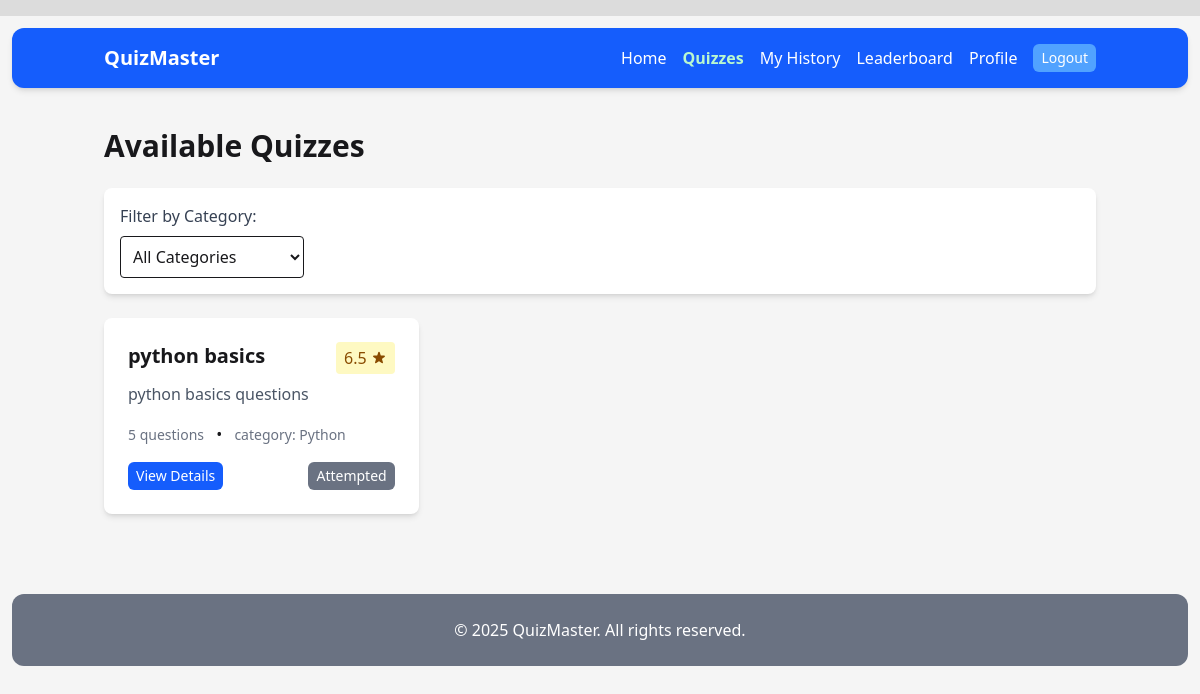
/quizzes/ (signed in), run on an earlier commit of the app's database.
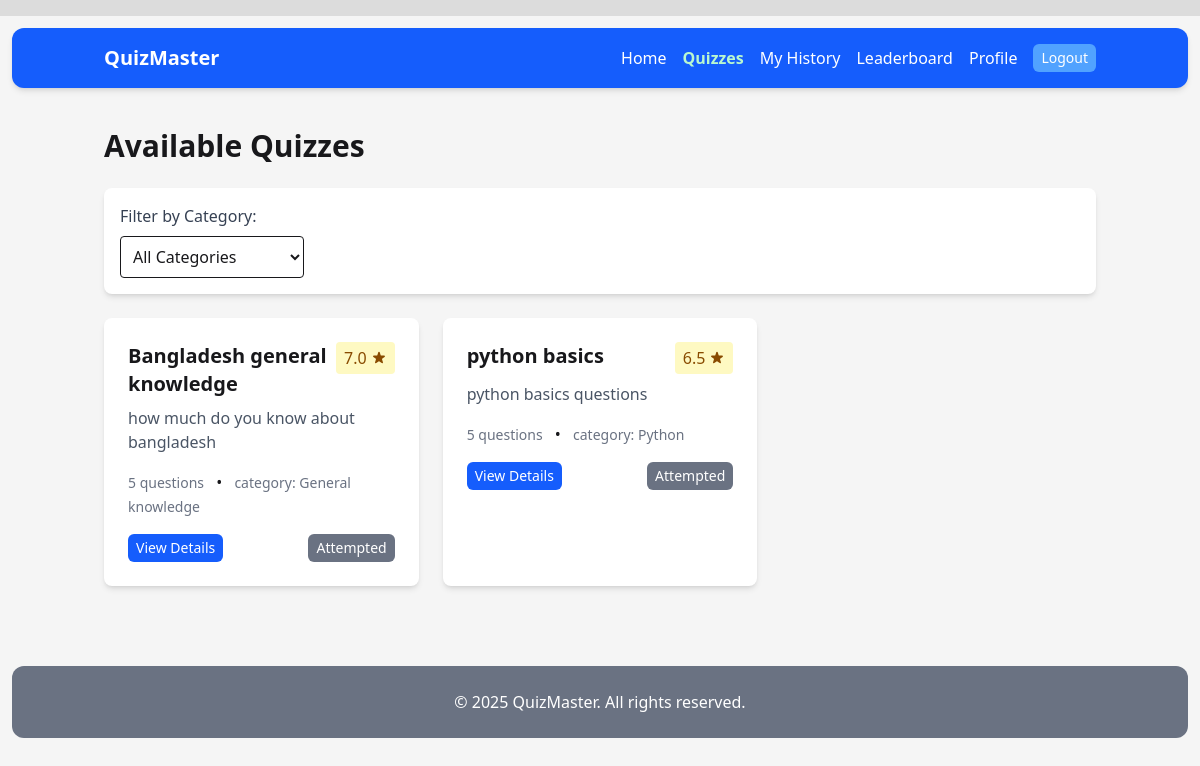
And on a later commit of the database.
### quiz/models.py (models this page shows, shortened)
class Quiz(models.Model):
    title = models.CharField(max_length=200)
    description = models.TextField(blank=True)
    category = models.ForeignKey(Category, on_delete=models.SET_NULL, null=True, related_name='quizzes')
    created_by = models.ForeignKey(User, on_delete=models.CASCADE, related_name='quizzes')
    created_at = models.DateTimeField(auto_now_add=True)
    updated_at = models.DateTimeField(auto_now=True)
    is_active = models.BooleanField(default=True)
    time_limit = models.PositiveIntegerField(help_text="Time limit in minutes", null=True, blank=True)
    max_questions = models.PositiveIntegerField(default=50)
    min_questions = models.PositiveIntegerField(default=5)
    class Meta:
        ordering = ['-created_at']
    @property
    def average_rating(self):
        ratings = self.ratings.all()
        if not ratings:
            return 0
        return sum(rating.score for rating in ratings) / len(ratings)

class Rating(models.Model):
    quiz = models.ForeignKey(Quiz, on_delete=models.CASCADE, related_name='ratings')
    user = models.ForeignKey(User, on_delete=models.CASCADE)
    score = models.IntegerField(
        validators=[MinValueValidator(1), MaxValueValidator(7)],
        help_text="Rate this quiz from 1 to 7"
    )
    created_at = models.DateTimeField(auto_now_add=True)
    class Meta:
        unique_together = ('quiz', 'user')

class Category(models.Model):
    name = models.CharField(max_length=100, unique=True)
    description = models.TextField(blank=True)

### quiz/views.py (the view)
# urls.py: path('', views.QuizListView.as_view(), name='quiz-list'),
class QuizListView(ListView):
    model = Quiz
    template_name = 'quiz/quiz_list.html'
    context_object_name = 'quizzes'
    def get_queryset(self):
        queryset = Quiz.objects.filter(is_active=True)
        category_id = self.request.GET.get('category')
        if category_id:
            queryset = queryset.filter(category_id=category_id)
        sort_by = self.request.GET.get('sort')
        if sort_by == 'rating':
            queryset = queryset.annotate(avg_rating=Avg('ratings__score')).order_by('-avg_rating')
        elif sort_by == 'newest':
            queryset = queryset.order_by('-created_at')
        elif sort_by == 'oldest':
            queryset = queryset.order_by('created_at')
        return queryset
    def get_context_data(self, **kwargs):
        context = super().get_context_data(**kwargs)
        context['categories'] = Category.objects.all()
        context['selected_category'] = self.request.GET.get('category')
        context['sort_by'] = self.request.GET.get('sort', 'newest')
        if self.request.user.is_authenticated:
            attempted_quizzes = QuizAttempt.objects.filter(
                user=self.request.user
            ).values_list('quiz_id', flat=True)
            context['attempted_quizzes'] = set(attempted_quizzes)
        return context

### core/templatetags/navigation_tags.py (called while the page is built)
@register.simple_tag(takes_context=True)
@register.filter
def active(context, *url_names):
    try:
        current = context['request'].resolver_match.url_name
    except Exception:
        return ''
    if current in url_names:
        return 'font-bold text-green-200 aria-current="page"'
    return ''

### quiz/templates/quiz/quiz_list.html (shortened to what this page needs)
{% extends "base.html" %}
{% block content %}
<div class="max-w-6xl mx-auto">
    <h1 class="text-3xl font-bold mb-6">Available Quizzes</h1>
    <div class="bg-white rounded-lg shadow-md p-4 mb-6">
        <div class="flex flex-wrap gap-4">
            <div>
                <label class="block text-gray-700 mb-2">Filter by Category:</label>
                <select id="category-filter" class="border rounded p-2" onchange="location.href=`?category=${this.value}&sort={{ sort_by }}`">
                    <option value="">All Categories</option>
                </select>
            </div>
        </div>
    </div>
    {% if quizzes %}
        <div class="grid grid-cols-1 md:grid-cols-2 lg:grid-cols-3 gap-6">
            {% for quiz in quizzes %}
                <div class="bg-white rounded-lg shadow-md overflow-hidden hover:shadow-lg transition-shadow">
                    <div class="p-6">
                        <div class="flex justify-between items-start mb-2">
                            <h2 class="text-xl font-bold">{{ quiz.title }}</h2>
                            {% if quiz.average_rating > 0 %}
                                <div class="flex items-center bg-yellow-100 text-yellow-800 px-2 py-1 rounded">
                                    <span>{{ quiz.average_rating|floatformat:1 }}</span>
                                </div>
                            {% endif %}
                        </div>
                        <p class="text-gray-600 mb-4">{{ quiz.description|truncatewords:20 }}</p>
                        <div class="flex justify-between items-center mb-4">
                            <div>
                                <span class="text-sm text-gray-500">{{ quiz.questions.count }} questions</span>
                                {% if quiz.category %}
                                    <span class="mx-2">•</span>
                                    <span class="text-sm text-gray-500">category: {{ quiz.category.name }}</span>
                                {% endif %}
                            </div>
                        </div>
                        <div class="flex justify-between items-center">
                            <a href="{% url 'quiz-detail' quiz.pk %}" class="bg-blue-600 text-white text-sm px-2 py-1 rounded-md hover:bg-blue-700">View Details</a>
                            {% if user.is_authenticated %}
                                {% if quiz.id in attempted_quizzes %}
                                    <button class="bg-gray-500 text-white text-sm px-2 py-1 rounded-md cursor-not-allowed" disabled>Attempted</button>
                                {% else %}
                                    <a href="{% url 'quiz-take' quiz.pk %}" class="bg-green-600 text-white text-sm px-2 py-1 rounded-md hover:bg-green-700">Take Quiz</a>
                                {% endif %}
                            {% else %}
                                <a href="{% url 'login' %}" class="bg-green-600 text-white text-sm px-2 py-1 rounded-md hover:bg-green-700">Take Quiz</a>
                            {% endif %}
                        </div>
                    </div>
                </div>
            {% endfor %}
        </div>
    {% endif %}
</div>
{% endblock %}

### core/templates/base.html (shortened to what this page needs)
{% load static %}
{% load navigation_tags %}
<!DOCTYPE html>
<html lang="en" style="background-color: gainsboro;">
<head>
    <link rel="stylesheet" href="{% static 'css/output.css' %}">
    <link rel="stylesheet" href="{% static 'css/style.css' %}">
</head>
<body class="max-w-[1440px] min-h-screen mx-auto my-4 p-3">
    <header class="bg-blue-600 text-white shadow-md rounded-xl">
        <nav class="container mx-auto p-4 flex items-center justify-between">
            <div class="text-xl font-bold">
                <a href="{% url 'welcome-page' %}">QuizMaster</a>
            </div>
            <div id="nav-menu"
                 class="hidden flex-col md:flex md:flex-row md:space-x-4 space-y-2 md:space-y-0 md:items-center w-full md:w-auto mt-2 md:mt-0">
                <a href="{% url 'welcome-page' %}" class="hover:text-blue-200 {% active 'welcome-page' %}">Home</a>
                {% if user.is_authenticated %}
					<a href="{% url 'quiz-list' %}" class="hover:text-blue-200 {% active 'quiz-list' %}">Quizzes</a>
                    <a href="{% url 'user-history' %}" class="hover:text-blue-200 {% active 'user-history' %}">My History</a>
                    <a href="{% url 'leaderboard' %}" class="hover:text-blue-200 {% active 'leaderboard' %}">Leaderboard</a>
                    <a href="{% url 'profile' %}" class="hover:text-blue-200 {% active 'profile' %}">Profile</a>
					<div>
						<form method="post" action="{% url 'logout' %}">
							<button class="block px-2 py-1 bg-blue-400 hover:bg-blue-500 text-white text-sm rounded-md">Logout</button>
						</form>
					</div>
                {% else %}
                    <a href="{% url 'login' %}" class="hover:text-blue-200 {% active 'login' %}">Login</a>
                    <a href="{% url 'signup' %}" class="hover:text-blue-200 {% active 'signup' %}">Sign Up</a>
                {% endif %}
            </div>
        </nav>
    </header>
    <main class="container mx-auto px-4 py-8">
		<div class="min-h-[60vh]">
			{% block content %}{% endblock %}
		</div>
    </main>
    <footer class="bg-gray-500 text-white py-6 mt-12 rounded-xl">
        <div class="container mx-auto px-4 text-center">
            <p>© 2025 QuizMaster. All rights reserved.</p>
        </div>
    </footer>
</body>
</html>

### static/css/style.css (style rules this page uses)
body { background-color:whitesmoke; }

What changed in the data, as far as the page shows it:
added Quiz: title "Bangladesh general knowledge", average_rating "7.0", description "how much do you know about bangladesh", questions.count "5", category.name "General knowledge", shows "Attempted"
